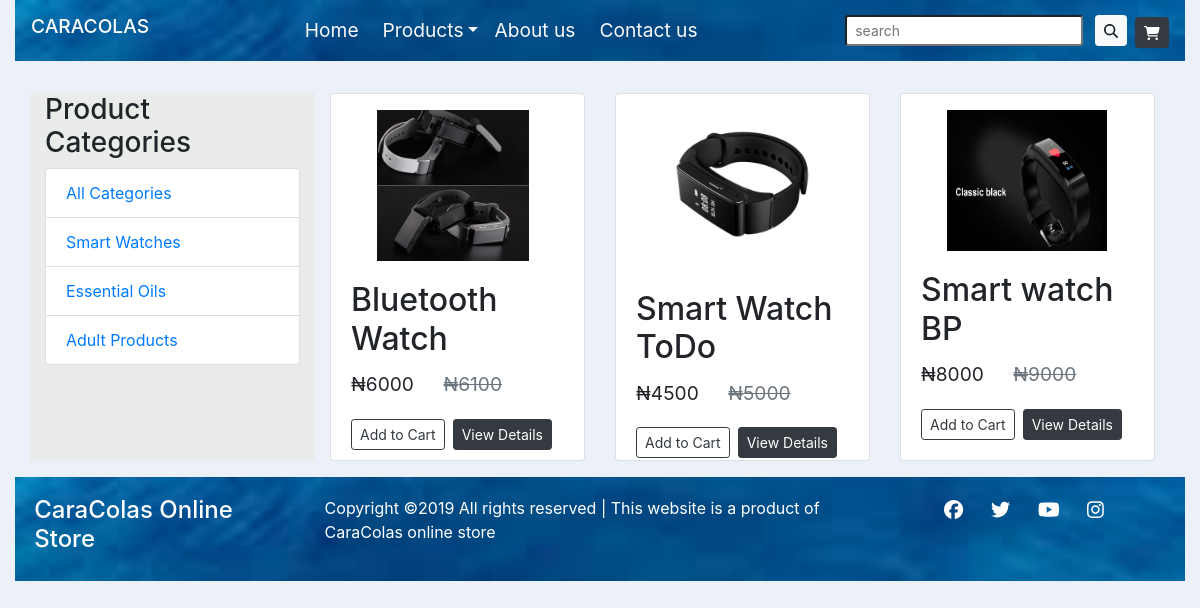
The page /smart-watches/ on the database its author committed.
### shop/models.py (models this page shows)
class Smart_Watch(models.Model):
  objects = models.Manager()
  image = models.ImageField(upload_to="product_images")
  name = models.CharField(max_length=200)
  category = models.CharField(max_length=300)
  slug = models.SlugField(max_length=50)
  sales_price = models.IntegerField()
  original_price = models.IntegerField()
  description = models.TextField(max_length=5000, null=True, blank=True)

### shop/views.py (the view)
# urls.py: path('smart-watches/', SmartWatchView.as_view(), name='smart-watches'),
class SmartWatchView(ListView):
    template_name = "shop/smart_watches.html"
    context_object_name = "smart_watches"
    def get_queryset(self):
       return Smart_Watch.objects.order_by('name')

### shop/templates/shop/smart_watches.html
{% extends 'shop/base.html' %}
{% block content %}
<div class="container">
  <div class="row">
    <div class="col-lg-3 categories">
      <h3>Product Categories</h3>
      <ul class="list-unstyled">
        <li class="list-group-item"><a href="{% url 'home' %}">All Categories</a></li>
        <li class="list-group-item"><a href="{% url 'smart-watches' %}">Smart Watches</a></li>
        <li class="list-group-item"><a href="{% url 'essential-oils' %}">Essential Oils</a></li>
        <li class="list-group-item"><a href="{% url 'adult-products' %}">Adult Products</a></li>
      </ul>
    </div>
    <div class="col-lg-9">
        <div class="row">
            {% for smart_watch in smart_watches %}
              <div class="col-lg-4">
                <div class="card product-card">
                  <img src="{{ smart_watch.image.url}}" height="160" width="160"  class="mx-auto mt-3">
                  <div class="card-body">
                    <h2 class="card-title">{{ smart_watch.name }}</h2>
                    <p class="card-text price">
                      <span>₦</span>{{ smart_watch.sales_price }}
                      <span class="text-delete text-muted ml-4">
                          <span>₦</span>{{smart_watch.original_price}}
                      </span>
                    </p>
                    <a href="#" class="btn btn-outline-dark btn-sm mr-2 mt-1">Add to Cart</a><span><a href="#" class="btn btn-outline-dark btn-sm mr-2 mt-1 btn-dark  view-details mt-1">View Details</a>
                  </div>
                </div>
              </div>
          {% endfor %}
        </div>
  </div>
</div>
{% endblock %}

### shop/static/shop/styles.css (style rules this page uses)
body { background-color: #e2e8f5a2; }
.product-card { margin-top: 2rem; height: 23em; background-color:white; }
.price { font-size: 1.2em; }
.categories { margin-top: 2rem; background-color:rgba(219, 214, 166, 0.185); }
.text-delete { text-decoration-line: line-through; }
.view-details { color:white; }

### rows shown on the page
Smart_Watch: image (picture), name "Bluetooth Watch", sales_price "6000", original_price "6100"
Smart_Watch: image (picture), name "Smart Watch ToDo", sales_price "4500", original_price "5000"
Smart_Watch: image (picture), name "Smart watch BP", sales_price "8000", original_price "9000"
